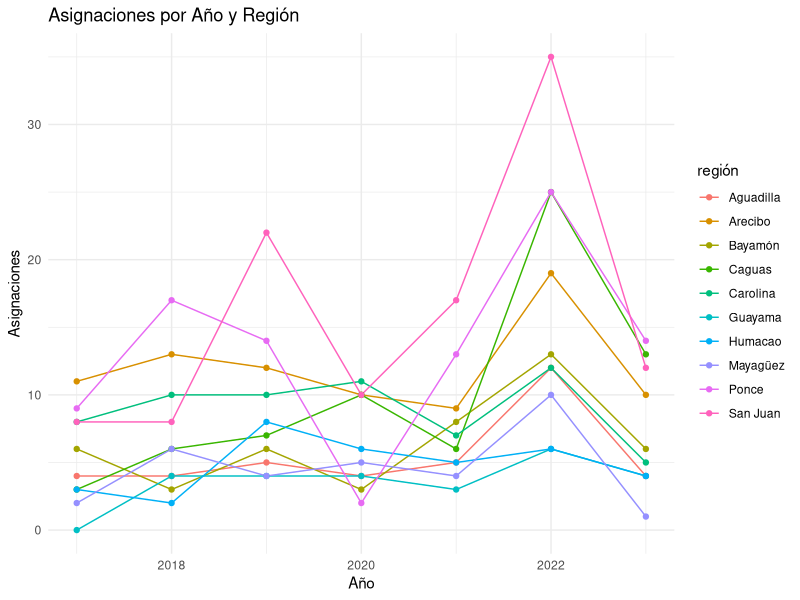
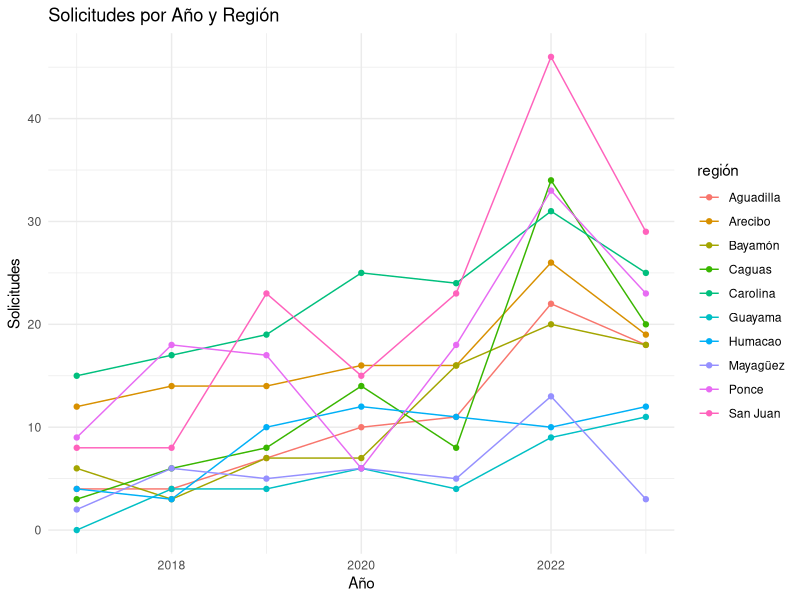
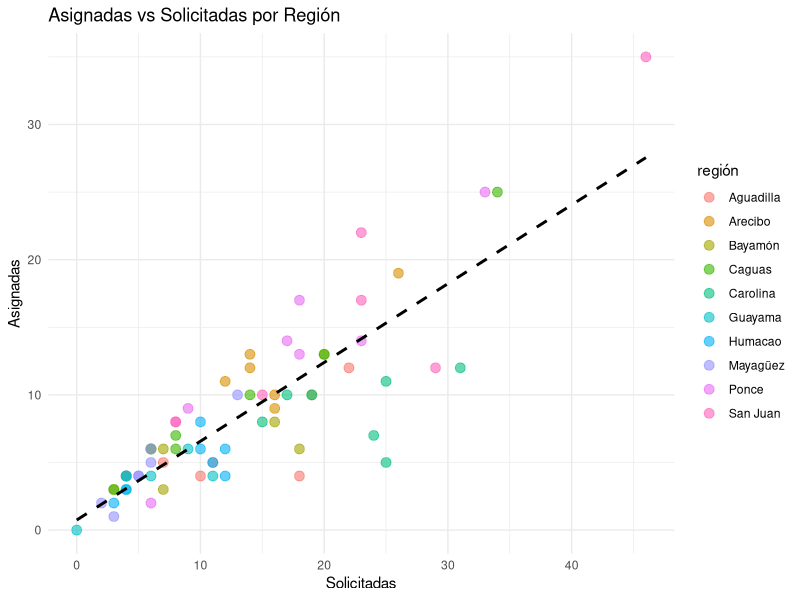
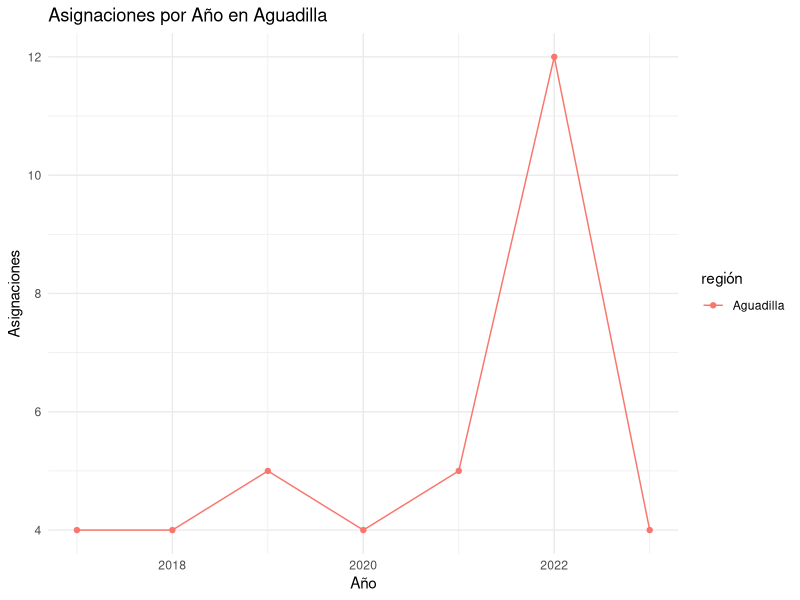
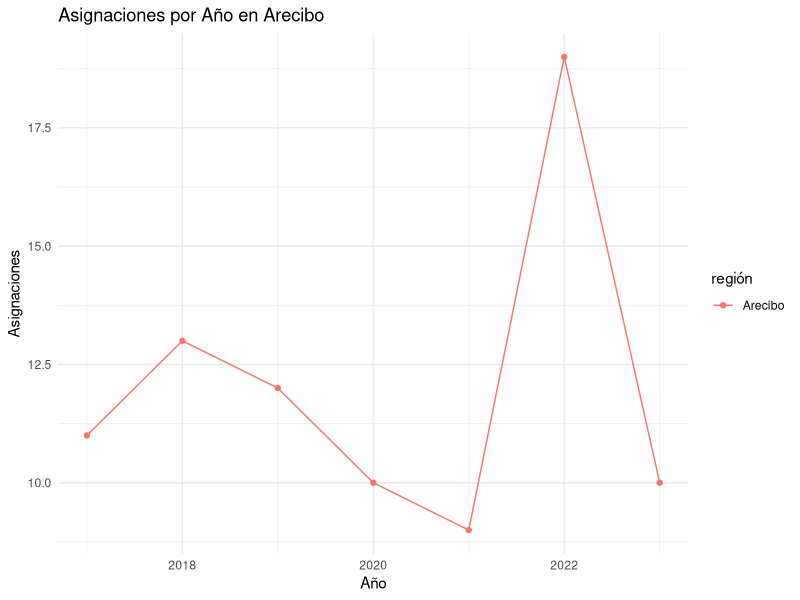
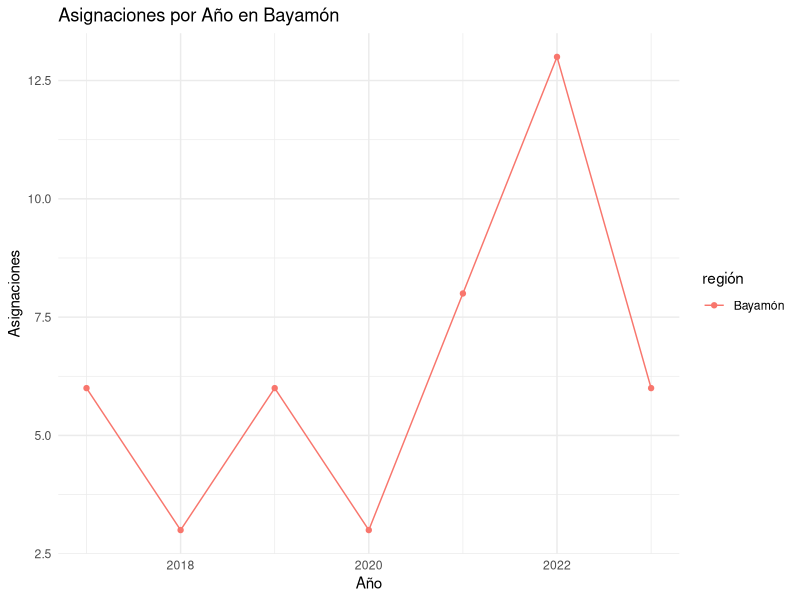
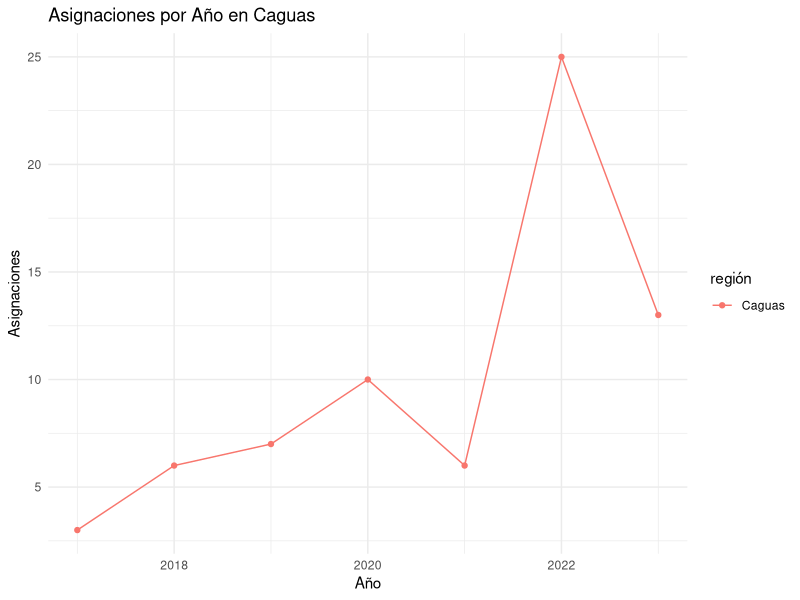
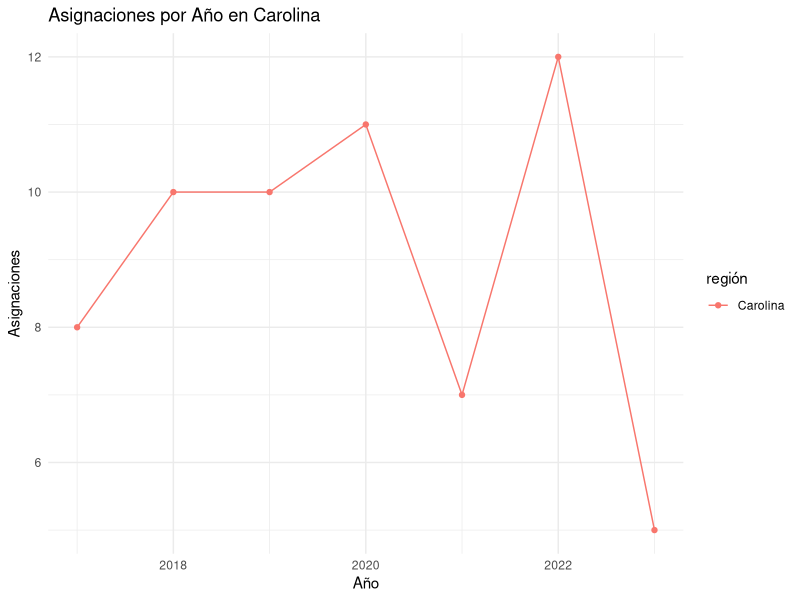

Recreate these plots in R, in order.
## ---- chunk 1
knitr::opts_chunk$set(echo = TRUE)
## ---- chunk 2
library(tidyverse)
library(readxl)
setwd("~/IEPR/DashboardPARE")
## ---- chunk 3
avpAsignadas <- read_excel("data/Administracion_de_viviendas_publicas/avpAsignadas2017_23.xlsx") %>% 
  rename(región = `Región `) %>%
  pivot_longer(!región, names_to = "año", values_to = "asignadas")


avpSolicitadas <- read_excel("data/Administracion_de_viviendas_publicas/avpSolicitudes2017_23.xlsx")  %>% 
  rename(región = `Región `) %>%
  pivot_longer(!región, names_to = "año", values_to = "solicitadas")

# Unir los datasets por columna "región" y "año"
avp_long <- left_join(avpAsignadas, avpSolicitadas, by = c("región", "año")) %>% 
  filter(región != "Total")

# Convertir el año a numérico para eliminar el asterisco y convertirlo a int
avp_long$año <- as.integer(sub("\\*", "", avp_long$año))

# Verificar el resultado
avp_long
## ---- chunk 4
# Crear un gráfico de líneas usando ggplot
ggplot(avp_long, aes(x = año, y = asignadas, group = región, color = región)) +
  geom_line() +
  geom_point() +
  labs(title = "Asignaciones por Año y Región", x = "Año", y = "Asignaciones") +
  theme_minimal()
## ---- chunk 5
# Crear un gráfico de líneas usando ggplot
ggplot(avp_long, aes(x = año, y = solicitadas, group = región, color = región)) +
  geom_line() +
  geom_point() +
  labs(title = "Solicitudes por Año y Región", x = "Año", y = "Solicitudes") +
  theme_minimal()
## ---- chunk 6
# Crear un gráfico de dispersión para visualizar la interacción entre asignadas y solicitadas
ggplot(avp_long, aes(x = solicitadas, y = asignadas, color = región)) +
  geom_point(size = 3, alpha = 0.6) +
  geom_smooth(method = "lm", se = FALSE, linetype = "dashed", color = "black") +
  labs(title = "Asignadas vs Solicitadas por Región", x = "Solicitadas", y = "Asignadas") +
  theme_minimal()
## ---- chunk 7
# Ajustar un modelo de regresión lineal
modelo_regresion <- lm(asignadas ~ solicitadas, data = avp_long)

# Mostrar un resumen del modelo
summary(modelo_regresion)
## ---- chunk 8
# Obtener la lista única de regiones
regiones <- unique(avp_long$región)

# Bucle para generar gráficos para cada región
for (region in regiones) {
  # Filtrar los datos por región
  datos_region <- subset(avp_long, región == region)
  
  # Crear el gráfico para la región actual
  graph <- ggplot(datos_region, aes(x = año, y = asignadas, group = región, color = región)) +
    geom_line() +
    geom_point() +
    labs(title = paste("Asignaciones por Año en", region), x = "Año", y = "Asignaciones") +
    theme_minimal()
  
  # Mostrar el gráfico actual
  print(graph)
}
## ---- chunk 9
# Obtener la lista única de regiones
regiones <- unique(avp_long$región)

# Bucle para generar gráficos para cada región
for (region in regiones) {
  # Filtrar los datos por región
  datos_region <- subset(avp_long, región == region)
  
  # Crear el gráfico para la región actual
  graph <- ggplot(datos_region, aes(x = año, y = asignadas, group = región, color = región)) +
    geom_line() +
    geom_point() +
    labs(title = paste("Solicitudes por Año en", region), x = "Año", y = "Regiones") +
    theme_minimal()
  
  # Mostrar el gráfico actual
  print(graph)
}
## ---- chunk 10
ggplot(avp_long, aes(x = año, y = asignadas, group = región, color = región)) +
  geom_line(alpha = 0.7) +
  geom_point() +
  labs(title = "Asignaciones por Año y Región", x = "Año", y = "Asignaciones") +
  theme_minimal() +
  facet_wrap(~región, scales = "fixed") +
  theme(axis.text.x = element_text(angle = 45, hjust = 1))

